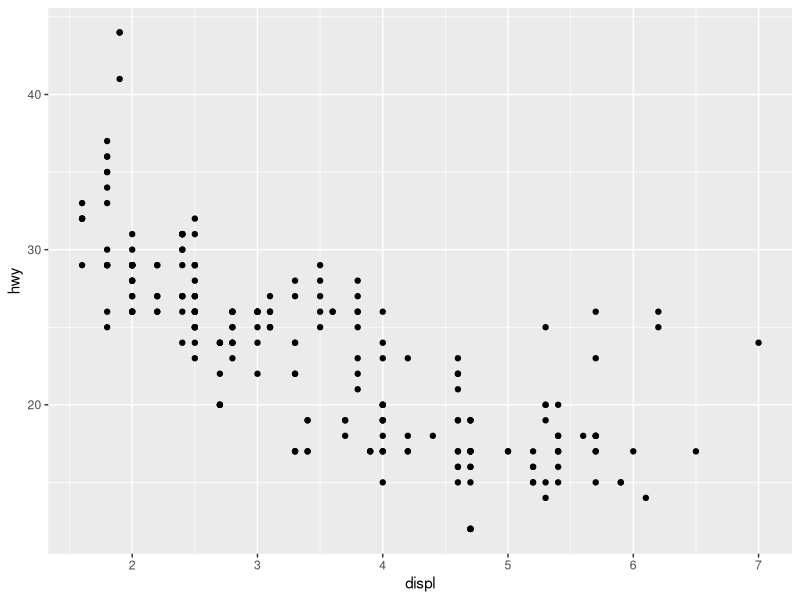
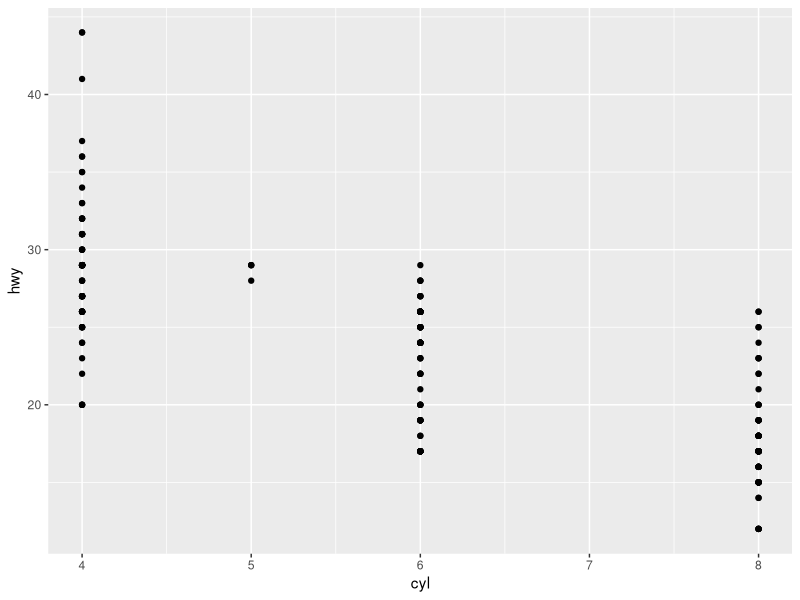
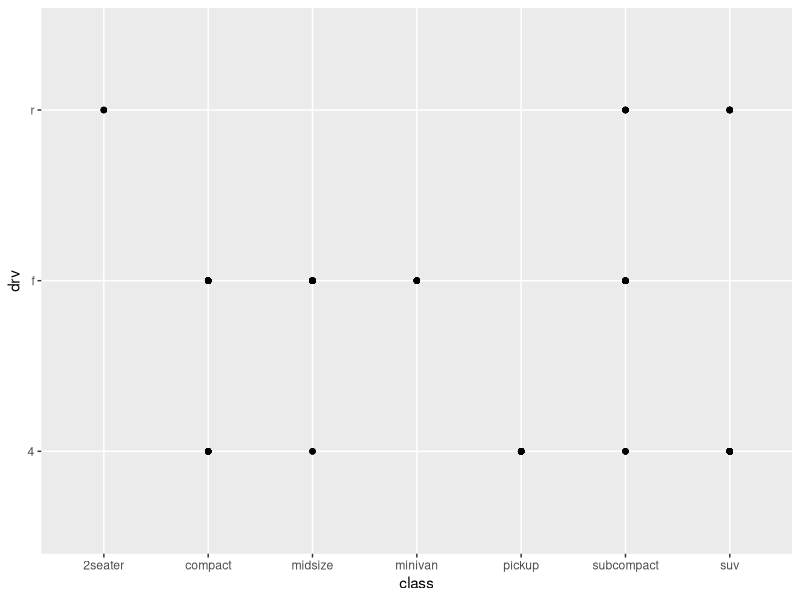
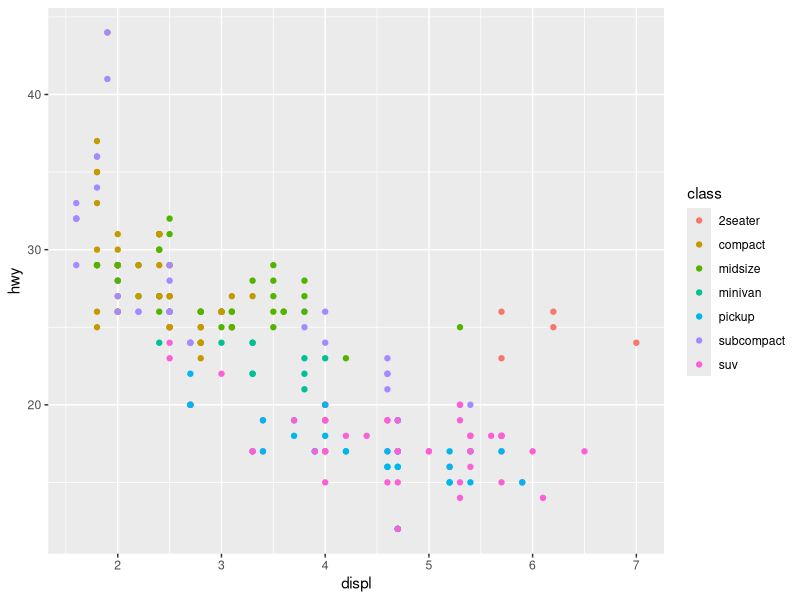
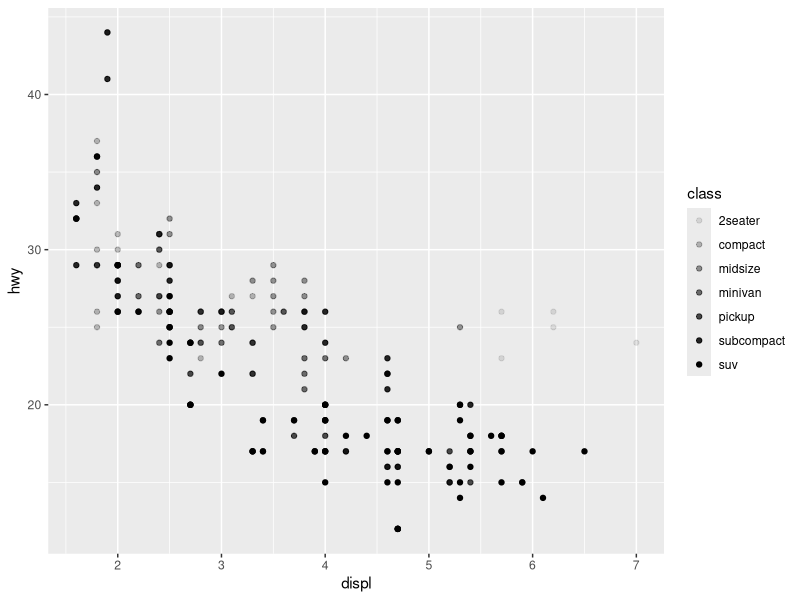
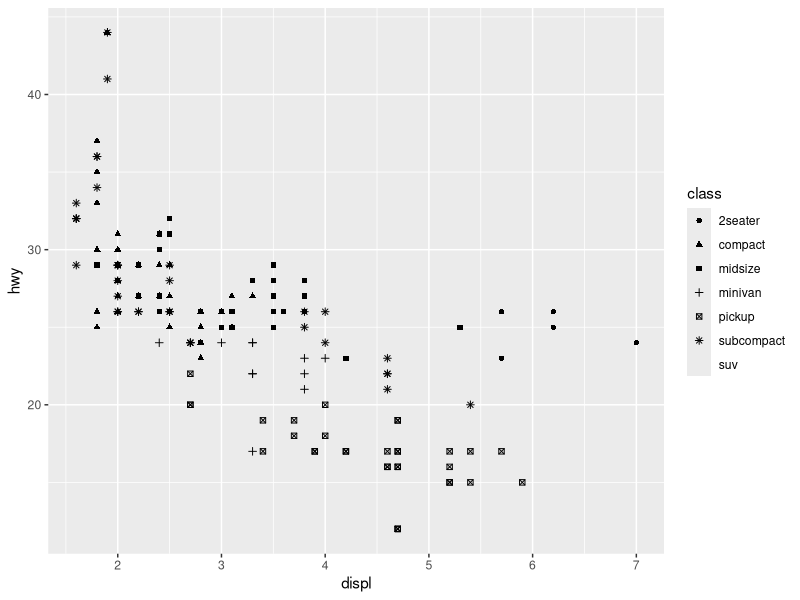
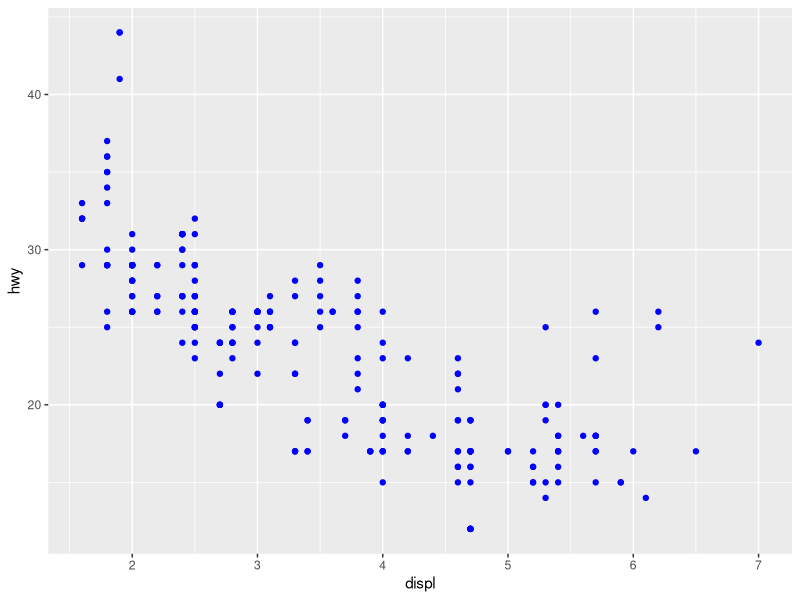
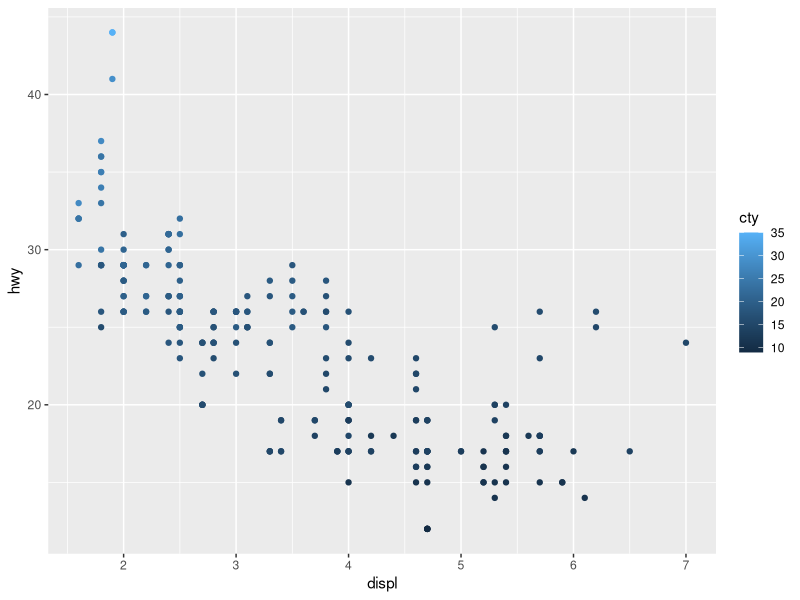

Write R code to recreate these figures, in order.
## ---- chunk 1
library(tidyverse)
## ---- chunk 2
ggplot(data = mpg, aes(x = displ, y = hwy))+
  geom_point()
## ---- chunk 3
## Some of the exercises 
nrow(mpg) # will be 234 

mpg |>
  ggplot() +
  geom_point(aes(cyl, hwy))

## The useless plot 
mpg |>
  ggplot() +
  geom_point(aes(class, drv))
## ---- chunk 4
mpg |>
  ggplot()+
  geom_point(aes(displ, hwy, color = class))
## ---- chunk 5
## using aesthetics to change point transparency
mpg |>
  ggplot()+
  geom_point(aes(displ, hwy, alpha = class))

## using aesthetics to change point shape 
## They'll be a warning because we have more classes 
## than ggplot2 likes
mpg |>
  ggplot()+
  geom_point(aes(displ, hwy, shape = class))
## ---- chunk 6
## Chart is fixed by putting color outside of aes() function
mpg |>
  ggplot()+
  geom_point(aes(x = displ, y = hwy), color = "blue")

### What happens with a continuous variable 
mpg |>
  ggplot()+
  geom_point(aes(x=displ, y=hwy,color = cty))

### Stroke affects the border for shapes with borders 
mpg |>
  ggplot()+
  geom_point(aes(x=displ, y= hwy), shape = 21, color = "black", fill = "white")

## what happens if you map something to something other
## than a variable 
mpg |>
  ggplot()+
  geom_point(aes(displ, hwy, color = displ <5))

### What happens if you want to see all the points 
## Overplotting reduces points. Get them "back" by jitter
mpg |>
  ggplot() +
  geom_point(aes(displ, hwy), position = "jitter")
## ---- chunk 7
mpg |>
  ggplot()+
  geom_point(aes(displ, hwy))+
  facet_wrap(~class, nrow = 2)
## ---- chunk 8
mpg |>
  ggplot()+
  geom_point(aes(displ, hwy))+
  facet_grid(drv ~ cyl)
## ---- chunk 9
## the . ignores the dimension when faceting
## There isn't an obvious reason to prefer this to facet_wrap()
mpg |>
  ggplot()+
  geom_point(aes(displ, hwy))+
  facet_grid(drv ~.)

mpg |>
  ggplot()+
  geom_point(aes(displ, hwy))+
  facet_grid(.~cyl)
## ---- chunk 10
mpg |>
  ggplot(aes(displ, hwy))+
  geom_point(aes(color = class))+
  geom_smooth(data = filter(mpg, class == "subcompact"), se =FALSE)
## ---- chunk 11
mpg |>
  ggplot()+
  geom_smooth(aes(displ, hwy, color = drv),
              show.legend = FALSE)
## ---- chunk 12
mpg |>
  ggplot(aes(displ, hwy))+
  geom_point()+
  geom_smooth(se = F)

### add drv aesthetics to get separate lines 
mpg |>
  ggplot(aes(displ, hwy))+
  geom_point()+
  geom_smooth(aes(group = drv),se = F)

### Use color to get separate lines 
mpg |>
  ggplot(aes(displ,hwy,color=drv))+
  geom_point()+
  geom_smooth(se = FALSE)

### Change line type 
mpg |>
  ggplot(aes(displ, hwy))+
  geom_point(aes(color = drv))+
  geom_smooth(aes(linetype=drv), se = FALSE)

### Use color to differentiate points but one line only
mpg |>
  ggplot(aes(displ, hwy))+
  geom_point(aes(color = drv))+
  geom_smooth(se = FALSE)

### Use stroke to change border 
mpg |>
  ggplot(aes(displ, hwy))+
  geom_point(size = 4, color = "white")+
  geom_point(aes(color =drv))
## ---- chunk 13
diamonds |>
  ggplot()+
  stat_count(aes(x=cut))
## ---- chunk 14
diamonds |>
  ggplot()+
  geom_pointrange(aes(cut, depth),
                  stat = "summary",
                  fun.min = min,
                  fun.max = max, 
                  fun = median)
## ---- chunk 15
## Example of using stats to get proportions. 
## With fill 
diamonds |>
  ggplot()+
  geom_bar(aes(cut, y = after_stat(count) / sum(after_stat(count)), fill = color), position = "dodge")

## Without fill
diamonds |>
  ggplot()+
  geom_bar(aes(cut, y = after_stat(prop), group = 1))
## ---- chunk 16
## We usually use fill to color in bars 
diamonds |>
  ggplot()+
  geom_bar(aes(cut, fill = cut))
## ---- chunk 17
### function template 
fn_template = function(args, ...){
  ### Thing you want to do with your function 
}

## Example rescaling a variable 
rescale01 = function(x){
  rng = range(x, na.rm = TRUE, finite = TRUE)
  out = (x- rng[1]) / (rng[2] - rng[1])
  out[out == -Inf] = 0
  out[out == Inf] = 1
  return(out)
}
rescale01(c(-Inf, 10:15,Inf, NA))
## ---- chunk 18
## Compute sample var 
sample_var01 = function(x){
  ## A one liner 
  (1/(length(x)-1))*sum((x-mean(x,na.rm=TRUE))^2)
}
set.seed(100)
x = sample(1:100, replace = T)
sample_var01(x) == var(x)

## The same function but "easier to read" to me 
sample_var02 = function(x){
  n = length(x)
  sample_correction = 1/(n-1)
  sumSquares = sum((x - mean(x, na.rm=TRUE))^2)
  sample_correction*sumSquares
}
sample_var02(x) == var(x)

## Skewness 
skew = function(x){
  ## numerator 
  n = length(x)
  correction = 1/(n-2)
  sumCubes = sum((x-mean(x, na.rm=T))^3)
  num = correction*sumCubes 
  num / (sample_var02(x)^(3/2))
}
skew(x)
## ---- chunk 19
both_na = function(x,y){
  ### presumes both x and y are the same length
  sum(is.na(x) & is.na(y))
}

both_na(c(NA,NA, 1,2), c(NA,1,NA,2))

## ---- chunk 20
x = 1:3
## This code if uncommented will break 
# if(x == 3){
#   print("3")
# }

## This code will run 
ifelse(x == 3, print("3"), 
       print(as.character(x)))

## Since if() tests a single condition and not elementwise
## the following both work
x = 2
if(x < 3){
  print("low")
}

ifelse(x < 3, print("low"), print("high"))
## ---- chunk 21
greet = function(datetime = lubridate::now()){
  hr = lubridate::hour(datetime)
  if(hr < 12){
    print("good morning")
  } else if(hr >= 12 & hr < 18){
    print("good afternoon")
  } else{
    print("good evening")
  }
}

greet()
## ---- chunk 22
## The classic fizzbuzz problem 
fizzbuzz = function(x){
  stopifnot(length(x) == 1)
  stopifnot(is.numeric(x))
  if(x == 0){
    print("0 has undefined behavior")
  }
  if(x %% 3 == 0){
    if(x %% 5 == 0){
      print("fizzbuzz")
    }else{
      print("fizz")
    }
  } else if(x %% 5 == 0){
    print("buzz")
  }else{
    print(x)
  }
}

## See it work
for(i in 0:15){
  fizzbuzz(i)
}
## ---- chunk 23
## Replicating the first example 
set.seed(123)
dat = tibble::tibble(
  a = rnorm(10),
  b = rnorm(10),
  c = rnorm(10),
  d = rnorm(10)
)
dat
output = vector("double", ncol(dat))
for(i in seq_along(dat)){
  output[[i]] = median(dat[[i]])
}
output
## ---- chunk 24
output = vector("double", ncol(mtcars))
for(i in seq_along(mtcars)){
  output[[i]] = mean(mtcars[[i]], na.rm = T)
}
output

## compute number of unique values in each column of 
## Palmer Penguins 
output = vector("double", ncol(palmerpenguins::penguins))
for(i in seq_along(palmerpenguins::penguins)){
  output[[i]] = length(unique(palmerpenguins::penguins[[i]]))
}
output

## Generate 10 random normals from distributions 
set.seed(1)
dists = c(-10, 0, 10, 100)
output = vector(mode = "list", length(dists))
for(i in seq_along(dists)){
  output[[i]] = rnorm(n = 10, mean = dists[i], sd = 1)
}
output

## As a side note, because of recylcing this also works
## You can verify that the lists values are the same as the rows
set.seed(1)
matrix(rnorm(10*length(dists), mean = dists), ncol = 10)
## ---- chunk 25
## For loop for cumulative sum 
set.seed(2)
x = runif(100)
output = vector("numeric", length(x))
output[1] = x[1]
for(i in 2:length(x)){
  output[i] = output[i-1] + x[i]
}
all.equal(output, cumsum(x))
## ---- chunk 26

## Rescale in place via loop 
for(i in seq_along(dat)){
  dat[[i]] = rescale01(dat[[i]])
}
dat
## ---- chunk 27
## Loop with unknown output length 
set.seed(5)
medians = c(5,10,15)
output = vector("list", length(medians))
for(i in seq_along(medians)){
  n = sample(10,1)
  output[[i]] = rnorm(n, medians[[i]])
}
## flatten output to vector
unlist(output)
## ---- chunk 28
## Unknown sequence length 
roll = function(){
  sample(1:6, 1)
}

tosses = 0 
nOnes = 0 

set.seed(5)
while(nOnes < 2){
  if(roll() == 1){
    nOnes = nOnes + 1
  } else{
    nOnes = 0
  }
  tosses = tosses + 1
}
tosses
## ---- chunk 29
show_mean = function(dat, digits = 2){
  max_l = max(nchar(names(dat)))
  for(n in names(dat)){
    if(is.numeric(dat[[n]])){
      print(paste0(n, ": ", round(mean(dat[[n]]),2)))
    }
  }
}
show_mean(iris)
## ---- chunk 30
## Here's one way to do exercise 21.4.1
col_summary <- function(df, fun) {
  ## Drop the non numeric columns 
  numeric_cols = unlist(lapply(df, is.numeric), use.names = F)
  df = df[,numeric_cols]
  out <- vector("double", length(df))
  names(out) = names(df)
  for (i in seq_along(df)) {
    if(is.numeric(df[[i]])){
      out[i] <- fun(df[[i]], na.rm = T)
    }else{
      out[i] = NA
    }
  }
  out
}
df <- tibble(
  X1 = c(1, 2, 3,NA),
  X2 = c("A", "B", "C","D"),
  X3 = c(0, -1, 5,5),
  X4 = c(TRUE, FALSE, TRUE,TRUE)
)
col_summary(df, median)
col_summary(df, mean)
